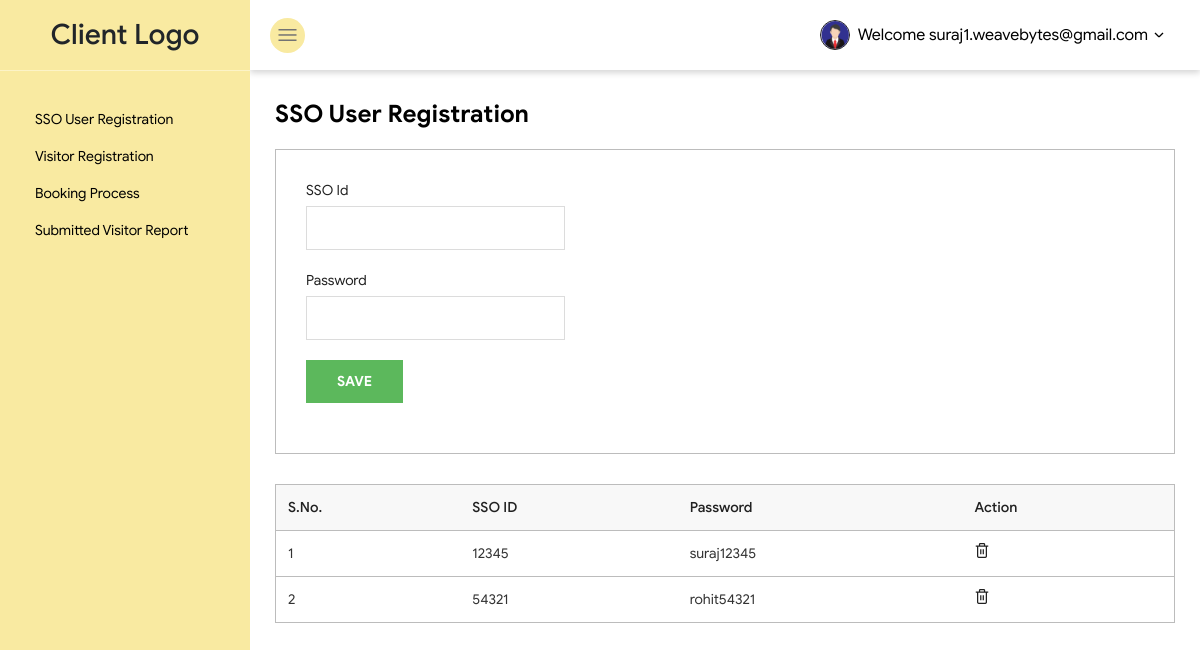
Screenshot of /sso_user_register/ (signed in) with the database file from the repository.
### users/models.py (models this page shows)
class CustomUser(AbstractBaseUser, PermissionsMixin):
    email = models.EmailField(_('email address'), unique=True)
    is_staff = models.BooleanField(default=False)
    is_active = models.BooleanField(default=True)
    date_joined = models.DateTimeField(default=timezone.now)
    USERNAME_FIELD = 'email'
    REQUIRED_FIELDS = []
    objects = CustomUserManager()
    def __str__(self):
        return self.email

### sso_user/models.py (models this page shows)
class Sso_Register(models.Model):
    user = models.ForeignKey(get_user_model(), on_delete=models.CASCADE,)
    sso_id = models.CharField(max_length=200)
    password = models.CharField(max_length=200)
    created_date = models.DateTimeField(auto_now_add=True)

### sso_user/views.py (the view)
# urls.py: path('sso_user_register/', sso_register, name="sso_register"),
@login_required(login_url="/?next=/sso_user_register")
def sso_register(request):
    if request.method == "POST":
        form = SsoRegisterPostForm(request.POST, request.FILES)
        if form.is_valid():
            sso_user = form.save(commit=False)
            sso_user.user = request.user
            sso_user.save()
            return redirect('/sso_user_register/')
    else:
        form = SsoRegisterPostForm()
        sso_list = Sso_Register.objects.filter(user=request.user)
    return render(request, 'sso-registration.html', {'form': form, 'sso_list':sso_list})

### sso_user/forms.py
class SsoRegisterPostForm(forms.ModelForm):
    sso_id = forms.CharField(widget=forms.TextInput(attrs={'class': "form-control"}))
    password = forms.CharField(widget=forms.PasswordInput(attrs={'class': "form-control"}))
    class Meta:
        model = Sso_Register
        fields = (
            'sso_id',
            'password')

### templates/sso-registration.html (shortened to what this page needs)
{% include 'header.html' %}
            <div class="content-wrapper">
                <h4 class="mainHeading">SSO User Registration</h4>
                <div class="formBlock">
                    <div class="row">
                        <div class="col-sm-8 col-md-6 col-lg-4">
                            <form method="POST" enctype="multipart/form-data">
                                <div class="form-group">
                                    <label>SSO Id</label>
                                    {{form.sso_id}}
                                </div>
                                <div class="form-group">
                                    <label>Password</label>
                                    {{form.password}}
                                </div>
                                <div class="form-group">
                                    <button type="submit" class="btn themeBtn">Save</button>
                                </div>
                            </form>
                        </div>
                    </div>
                </div>
                <div class="table-responsive-lg">
                    <table class="table">
                        <thead class="thead-light">
                            <tr>
                                <th>S.No.</th>
                                <th>SSO ID</th>
                                <th>Password</th>
                                <th>Action</th>
                            </tr>
                        </thead>
                        <tbody>
                            {% for sso_li in sso_list %}
                            <tr>
                                <td>{{ forloop.counter }}</td>
                                <td>{{sso_li.sso_id}}</td>
                                <td>{{sso_li.password}}</td>
                                <td><a class="actionBtn actionBtn2" href="{% url 'remove_from_sso' sso_li.id %}"><i class="fi fi-rs-trash"></i></a></td>
                            </tr>
                            {% endfor %}
                        </tbody>
                    </table>
                </div>
            </div>
        </div>
    </div>
{% include 'footer.html' %}

### templates/header.html (shortened to what this page needs)
<!doctype html>
<html lang="en">
<head>
    <link rel="stylesheet" href="/static/css/bootstrap.min.css">
    <link rel="stylesheet" href="/static/css/uicons-regular-straight.css">
    <link rel="stylesheet" href="/static/css/style.css">
    <link rel="stylesheet" href="/static/css/responsive.css">
</head>
<body>
    <div class="wrapper">
        <nav id="sidebar">
            <div class="sidebar-header">
                <h3 class="mb-0">Client Logo</h3>
            </div>
            <ul class="menu">
                <li><a href="/sso_user_register/">SSO User Registration</a></li>
                <li><a href="/visitor_registration/">Visitor Registration</a></li>
                <li><a href="/booking_process/">Booking Process</a></li>
                <li><a href="/submitted_visitor_report/">Submitted Visitor Report</a></li>
            </ul>
        </nav>
        <div class="content">
            <nav class="navbar ">
                <button type="button" id="sidebarCollapse" class="btn btnToogle"> <i class="fi fi-rs-menu-burger"></i></button>
                <div class="btn-group">
                    <button type="button" class="btn btnUser" data-toggle="dropdown" aria-haspopup="true" aria-expanded="false">
            <div class="userImg"><img src="/static/images/userImg.png" alt="img"></div>
            Welcome {{request.user}} <i class="fi fi-rs-angle-small-down"></i>
          </button>
                </div>
            </nav>

### templates/css/style.css (style rules this page uses)
ul { margin: 0; padding: 0; }
li { list-style: none; }
body { font-family: "Google Sans"; font-size: 14px; background: #fff; }
.themeBtn { background: #5cb85c; color: #fff; font-size: 14px; text-transform: uppercase; padding: 10px 15px; border-radius: 3px; font-weight: bold; transition: all 0.3s ease-in; }
.mainHeading { display: flex; align-items: center; color: #000; font-size: 24px; font-weight: bold; text-transform: capitalize; margin-bottom: 20px; }
.wrapper { display: flex; width: 100%; align-items: stretch }
#sidebar { min-width: 250px; max-width: 250px; height: 100vh; background: #F9EAA1; transition: all 0.3s; z-index: 9; position: fixed; top: 0; bottom: 0; left: 0; }
#sidebar .sidebar-header { text-align: center; padding: 18px 15px; background: #F9EAA1; border-bottom: 1px solid rgba(255, 255, 255, 0.4); }
#sidebar .menu { padding: 30px; }
#sidebar .menu li { position: relative; }
#sidebar .menu li a { display: flex; color: #000; font-size: 14px; font-weight: normal; padding: 8px 5px; transition: all 0.3s ease-in; }
.navbar { background-color: #fff; box-shadow: 0 3px 6px rgba(0, 0, 0, 0.16); padding: 13px 20px; }
.navbar .btnToogle { background: #F9EAA1; color: #737373; border-radius: 50%; height: 35px; width: 35px; display: flex; align-items: center; justify-content: center; font-size: 18px; transition: all 0.3s ease-in; }
.navbar .btnUser { display: flex; align-items: center; color: #000000; font-size: 16px; font-weight: normal; }
.navbar .btnUser .userImg { border: 1px solid #212121; width: 30px; height: 30px; border-radius: 50%; margin-right: 8px; }
.navbar .btnUser .userImg img { width: 100%; }
.navbar .btnUser i { margin-left: 3px; }
.content { width: 100%; margin-left: 250px; transition: all 0.3s ease-in; }
.content-wrapper { padding: 30px 25px; }
.formBlock { border: 1px solid #BCBCBC; padding: 30px; margin-bottom: 30px; }
form label { font-size: 14px; color: #212121; display: block; margin-bottom: 5px; }
form .form-group { margin-bottom: 20px; position: relative; }
form .form-control { border-radius: 0; height: 44px; border: 1px solid #dcdcdc; }
.formBlock .themeBtn { border-radius: 0; padding: 10px 30px; }
.table { border: 1px solid #bcbcbc; }
.table tr { border: 1px solid #bcbcbc; }
.table .thead-light th { background-color: #f8f8f8; border: none; color: #212121; font-size: 14px; font-weight: 500; vertical-align: middle; }
.table td { border: none; color: #333333; font-size: 14px; font-weight: normal; }
.table td a.actionBtn { color: #212121; font-size: 15px; font-weight: 500; transition: all 0.3s ease-in; display: inline-flex; }

### rows the page displays
CustomUser: user "suraj1.weavebytes@gmail.com"
Sso_Register: sso_id "12345", password "suraj12345"
Sso_Register: sso_id "54321", password "rohit54321"
